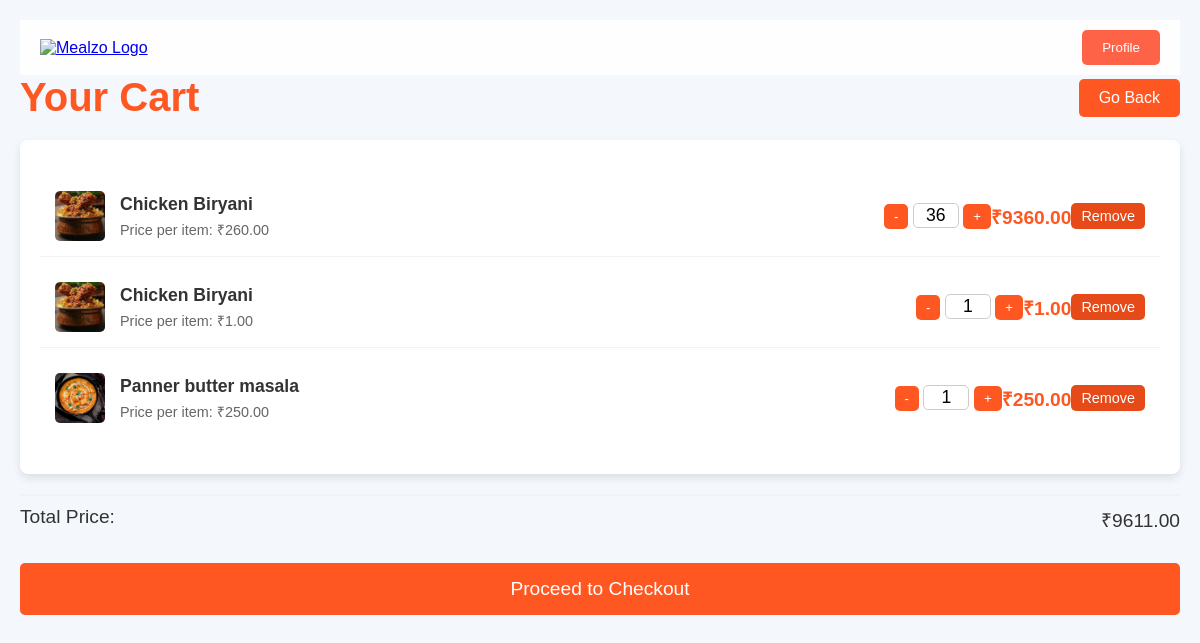
Page /cart/ (signed in) on the committed database.
### mealzoapp/models.py (models this page shows, shortened)
class CartItem(models.Model):
    cart = models.ForeignKey(Cart, on_delete=models.CASCADE, related_name='items')
    menu_item = models.ForeignKey('MenuItem', on_delete=models.CASCADE)
    quantity = models.IntegerField(default=1)
    def get_total_price(self):
        return self.menu_item.price * self.quantity

class MenuItem(models.Model):
    restaurant = models.ForeignKey(Restaurant, on_delete=models.CASCADE, related_name='menu_items')
    name = models.CharField(max_length=100)
    image = models.ImageField(upload_to='static/images/menu_items/', blank=True, null=True)
    price = models.DecimalField(max_digits=5, decimal_places=2)
    quantity = models.IntegerField()
    raw_materials = models.TextField()  # Comma-separated list of raw materials

### mealzoapp/views.py (the view)
# urls.py: path('cart/', views.cart_view, name='cart_view'),
def cart_view(request):
    customer_id = request.session.get('customer_id')
    if not customer_id:
        return redirect('customer_login')  # Redirect to login if not logged in
    try:
        cart = Cart.objects.get(customer_id=customer_id)
        cart_items = cart.items.all()
        total_price = sum(item.get_total_price() for item in cart_items)
    except Cart.DoesNotExist:
        cart = None
        cart_items = []
        total_price = 0
    context = {
        'cart_items': cart_items,
        'total_price': total_price,
    }
    return render(request, 'cart.html', context)

### templates/cart.html (shortened to what this page needs)
<!DOCTYPE html>
<html lang="en">
<head>
</head>
<body>
    <header>
        <nav>
            <a href="{% url 'main_page' %}">
                <img src="/static/images/mealzo_logo.png" alt="Mealzo Logo" class="logo-img">
            </a>
            <div class="profile-dropdown">
                <button class="dropdown-button">Profile</button>
            </div>
        </nav>
    </header>
    <div class="header-container">
        <h1>Your Cart</h1>
        <button class="previous-page-btn" onclick="window.history.back()">Go Back</button>
    </div>
    {% if cart_items %}
        <div class="cart-items">
            <ul>
                {% for item in cart_items %}
                    <li>
                        <img src="{{ item.menu_item.image.url }}" alt="{{ item.menu_item.name }}" class="cart-item-image">
                        <div class="cart-item-details">
                            <h4>{{ item.menu_item.name }}</h4>
                            <p>Price per item: ₹{{ item.menu_item.price }}</p>
                        </div>
                        <div class="quantity-controls">
                            <form method="POST" action="{% url 'update_cart_quantity' item.id %}">
                                <button type="submit" name="action" value="decrease" class="quantity-btn">-</button>
                                <input type="text" class="quantity-input" value="{{ item.quantity }}" readonly>
                                <button type="submit" name="action" value="increase" class="quantity-btn">+</button>
                            </form>
                        </div>
                        <div class="cart-item-price">₹{{ item.get_total_price }}</div>
                        <form method="POST" action="{% url 'remove_item_from_cart' item.id %}">
                            <button type="submit" class="remove-item-btn">Remove</button>
                        </form>
                    </li>
                {% endfor %}
            </ul>
        </div>
        <div class="total-price">
            <span>Total Price:</span>
            <span>₹{{ total_price }}</span>
        </div>
        <a href="{% url 'checkout_view' %}">
            <button class="checkout-btn">Proceed to Checkout</button>
        </a>
    {% else %}
        <p class="empty-cart">Your cart is empty.</p>
    {% endif %}
</body>
</html>

### templates/cart.html (style rules this page uses)
body, h1, h3, p { margin: 0; padding: 0; font-family: 'Arial', sans-serif; color: #333; }
body { background-color: #f4f7fc; padding: 20px; }
nav { display: flex; justify-content: space-between; align-items: center; padding: 10px 20px; background: rgba(255, 255, 255, 0.9); }
.logo-img { height: 50px; }
.profile-dropdown { position: relative; }
.dropdown-button { background-color: #ff6347; color: white; border: none; border-radius: 5px; padding: 10px 20px; cursor: pointer; }
.header-container { display: flex; justify-content: space-between; align-items: center; margin-bottom: 20px; }
h1 { font-size: 2.5em; color: #ff5722; }
.previous-page-btn { background-color: #ff5722; color: white; padding: 10px 20px; border-radius: 5px; cursor: pointer; border: none; font-size: 1em; transition: background-color 0.3s ease; }
.cart-items { background-color: #fff; border-radius: 8px; box-shadow: 0 4px 8px rgba(0, 0, 0, 0.1); padding: 20px; margin-bottom: 20px; }
.cart-items ul { list-style-type: none; padding: 0; }
.cart-items li { display: flex; align-items: center; justify-content: space-between; padding: 15px; border-bottom: 1px solid #f2f2f2; margin-bottom: 10px; }
.cart-items li:last-child { border-bottom: none; }
.cart-item-image { width: 50px; height: 50px; object-fit: cover; border-radius: 5px; margin-right: 15px; }
.cart-item-details { flex: 1; }
.cart-item-details h4 { font-size: 1.1em; margin: 0; color: #333; }
.cart-item-details p { color: #666; font-size: 0.9em; margin-top: 5px; }
.cart-item-price { font-size: 1.2em; color: #ff5722; font-weight: bold; }
.quantity-controls { display: flex; align-items: center; gap: 10px; }
.quantity-btn { background-color: #ff5722; color: white; padding: 5px 10px; border-radius: 5px; cursor: pointer; border: none; }
.quantity-input { width: 40px; text-align: center; font-size: 1.1em; border: 1px solid #ccc; border-radius: 5px; }
.total-price { display: flex; justify-content: space-between; font-size: 1.2em; padding: 10px 0; margin-top: 20px; border-top: 2px solid #f2f2f2; }
.checkout-btn { background-color: #ff5722; color: white; padding: 15px 30px; text-align: center; font-size: 1.2em; border-radius: 5px; width: 100%; margin-top: 20px; cursor: pointer; transition: background-color 0.3s ease; border: none; }
.remove-item-btn { background-color: #e64a19; color: white; padding: 5px 10px; border-radius: 5px; font-size: 0.9em; cursor: pointer; border: none; }

### rows in the picture
CartItem: menu_item.image (picture), menu_item.name "Chicken Biryani", menu_item.price "260.00", quantity "36", get_total_price "9360.00"
CartItem: menu_item.image (picture), menu_item.name "Chicken Biryani", menu_item.price "1.00", quantity "1", get_total_price "1.00"
CartItem: menu_item.image (picture), menu_item.name "Panner butter masala", menu_item.price "250.00", quantity "1", get_total_price "250.00"

### other values in the picture
{{ total_price }} "9611.00"
